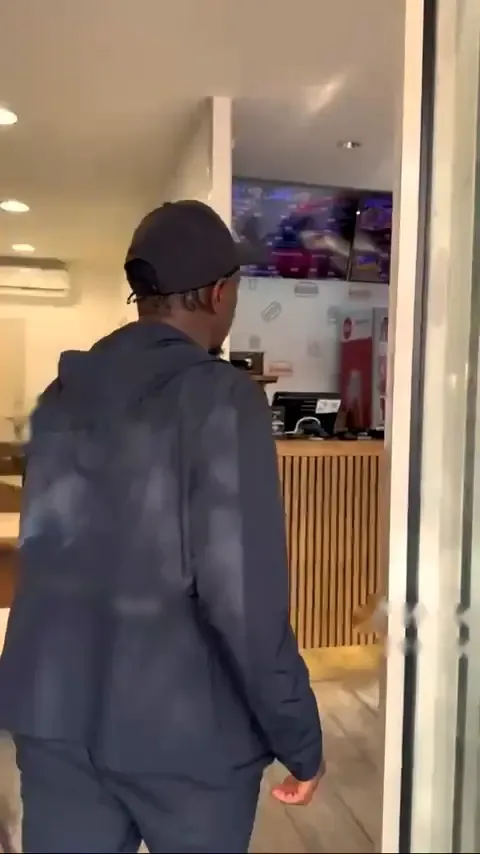
#> input picture video/vrais-sites/v01-crousty-lettres/assets/hero/f054.webp, 480 x 854 px
$ python flouter-marque.py ../assets/hero/f054.webp
#> lines starting #> are read from the running program, lines starting #| are printed output that depends on the picture; pictures that were not available may be replaced by others from this repository, and a replacement may not be noted
"""Floute l'inscription de marque imprimée dans le dos de la veste (vraies images de la vidéo du restaurant).

python3 -I video/vrais-sites/v01-crousty-lettres/scripts/flouter-marque.py [--apercu <dossier>]

Lancé à la fin de prepare-assets.py (donc une seule fois par régénération). Agit sur ../assets :
  hero/f054.webp … f084.webp, hero/fin.webp, hero/fin-personne.webp   (480 × 854, coordonnées de référence)
  entree/pNNNNN.webp   (1080 × 1920 : image idx du manifeste, agrandie × 2,25, puis × scale autour de (540, 807))
(final.webp n'est pas touché : la bande y mordrait sur « Fast-food · Bonneuil-sur-Marne », et l'inscription y est minuscule.)
Les bandes ont été relevées à la main sur presque chaque image (centre, longueur du texte, angle) et interpolées entre elles.
--apercu écrit des vignettes avec les bandes tracées en rouge au lieu de flouter (pour vérifier le suivi).
"""
import json
import os
import sys

from PIL import Image, ImageDraw, ImageFilter

HERE = os.path.dirname(os.path.abspath(__file__))
ASSETS = os.path.normpath(os.path.join(HERE, '..', 'assets'))

# idx de l'image de la vidéo : (cx, cy, longueur du texte, angle en degrés), en pixels de l'image 480 × 854
KEYS = {
    54: (100, 590, 150, 14), 56: (136, 582, 195, 13.5), 58: (185, 577, 225, 5), 59: (210, 582, 225, 4.7),
    60: (231, 595, 220, 0), 61: (243, 617, 215, -2), 62: (248, 635, 205, 0), 63: (245, 648, 190, 0),
    64: (235, 648, 180, 0), 65: (221, 643, 170, 0), 66: (216, 635, 170, 0), 67: (211, 625, 165, 2),
    69: (202, 619, 160, 7), 70: (204, 625, 155, 7), 71: (207, 635, 155, 10), 72: (210, 640, 155, 11),
    73: (216, 638, 152, 12), 74: (224, 636, 152, 10), 75: (228, 630, 152, 12), 76: (232, 627, 150, 11),
    77: (237, 623, 145, 11), 78: (248, 622, 140, 10), 79: (258, 625, 140, 11), 80: (262, 625, 140, 10),
    81: (275, 621, 145, 6), 82: (281, 615, 140, 5), 83: (292, 614, 140, 3), 84: (300, 615, 140, 0),
}
FIN = (305, 615, 145, 0)
RADIUS = 6  # flou gaussien, en pixels de l'image 480 × 854
PAD_W, BAND_H = 40, 40  # marge autour du texte (longueur) et hauteur de la bande floutée


def box_at(idx):
#> in blur_image, im is the input picture: PIL image 480x854 RGB; mean R, G, B 127, 110.8, 99.8
    ks = sorted(KEYS)
    if idx <= ks[0]:
        return KEYS[ks[0]]
    if idx >= ks[-1]:
        return KEYS[ks[-1]]
    for a, b in zip(ks, ks[1:]):
        if a <= idx <= b:
            u = (idx - a) / (b - a)
            return tuple(KEYS[a][j] + (KEYS[b][j] - KEYS[a][j]) * u for j in range(4))


def mask_for(size, box, k, feather):
    """Bande arrondie adoucie, tournée, à l'échelle k (taille de l'image / 480)."""
#> called with size = (480, 854), box = (100, 590, 150, 14), k = 1, feather = 3
    cx, cy, L, ang = box
    w, h = (L + PAD_W) * k, (BAND_H + (6 if abs(ang) > 12 else 0)) * k
    side = int(w * 1.2) + 8
    big = Image.new('L', (side, side), 0)
#> big: PIL image 236x236 L; every value is 0
    d = ImageDraw.Draw(big)
    bx = by = side / 2
    d.rounded_rectangle((bx - w / 2, by - h / 2, bx + w / 2, by + h / 2), radius=h / 2, fill=255)
    big = big.rotate(-ang, resample=Image.BICUBIC).filter(ImageFilter.GaussianBlur(feather))
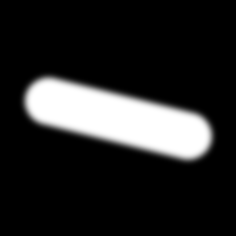
#> big: PIL image 236x236 L; min 0, max 255, mean 38.9
    m = Image.new('L', size, 0)
#> m: PIL image 480x854 L; every value is 0
    m.paste(big, (int(round(cx * k - bx)), int(round(cy * k - by))))
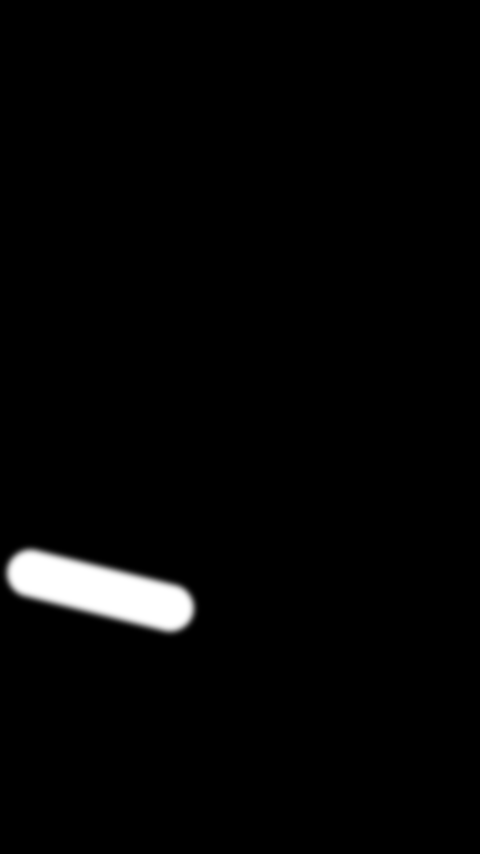
#> m: PIL image 480x854 L; min 0, max 255, mean 5.3
    return m


def blur_image(path, box, k, preview=None):
    im = Image.open(path)
    alpha = im.getchannel('A') if im.mode == 'RGBA' else None
    rgb = im.convert('RGB')
    m = mask_for(rgb.size, box, k, 3 * k)
    if preview:
        out = rgb.copy()
        red = Image.new('RGB', rgb.size, (255, 0, 0))
        out.paste(red, (0, 0), m.point(lambda v: v // 3))
        out.save(preview, quality=85)
        return
    soft = rgb.filter(ImageFilter.GaussianBlur(RADIUS * k))
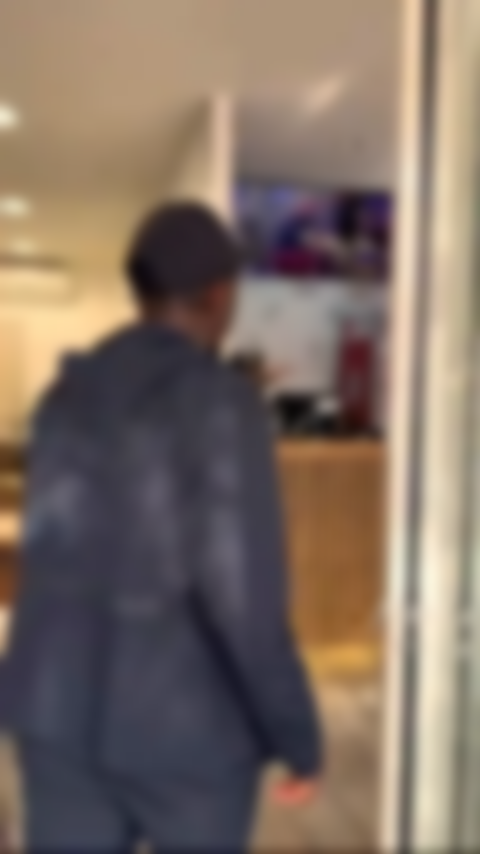
#> soft: PIL image 480x854 RGB; mean R, G, B 126.9, 110.7, 99.7
    rgb.paste(soft, (0, 0), m)
    if alpha is not None:
        rgb = rgb.convert('RGBA')
        rgb.putalpha(alpha)
        rgb.save(path, 'WEBP', quality=90, alpha_quality=90, method=6)
    else:
        rgb.save(path, 'WEBP', quality=80, method=6)


def to_screen(box, scale):
    """Boîte 480 × 854 → écran 1080 × 1920 (image × 2,25 décalée de −0,75, puis × scale autour de (540, 807,03))."""
    cx, cy, L, ang = box
    X, Y = cx * 2.25, cy * 2.25 - 0.75
    X, Y = 540 + (X - 540) * scale, 807.03 + (Y - 807.03) * scale
    k = 2.25 * scale
    return (X / k, Y / k, L, ang), k


def main():
    preview = None
    if '--apercu' in sys.argv:
        preview = sys.argv[sys.argv.index('--apercu') + 1]
        os.makedirs(preview, exist_ok=True)
    pv = lambda name: os.path.join(preview, name + '.jpg') if preview else None
    n = 0
    for idx in range(54, 85):
        blur_image(os.path.join(ASSETS, 'hero', f'f{idx:03d}.webp'), box_at(idx), 1, pv(f'f{idx:03d}'))
        n += 1
#> pass 2 of the loop in main, `for idx in range(54, 85):`:
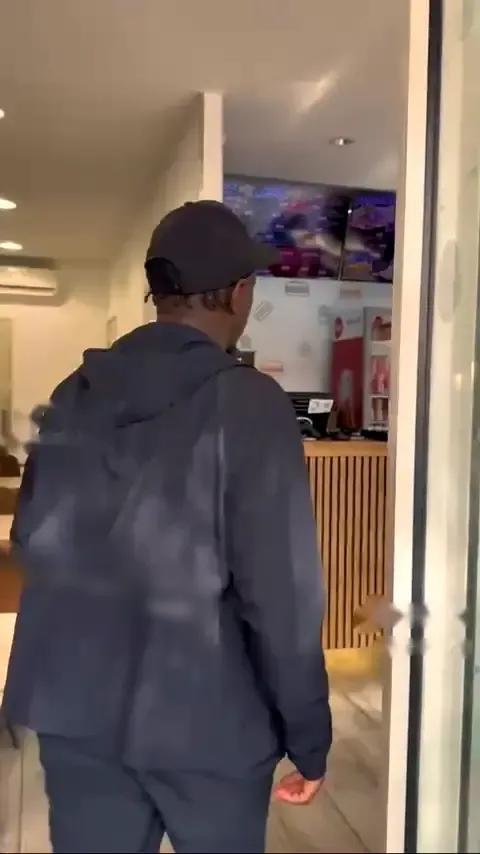
#> input picture video/vrais-sites/v01-crousty-lettres/assets/hero/f055.webp, 480 x 854 px
#> in blur_image, im is the input picture: PIL image 480x854 RGB; mean R, G, B 121.2, 105.7, 96.4
#> in mask_for (call 2), `m.paste(big, (int(round(cx * k - bx)), int(round(cy * k - by))))`:
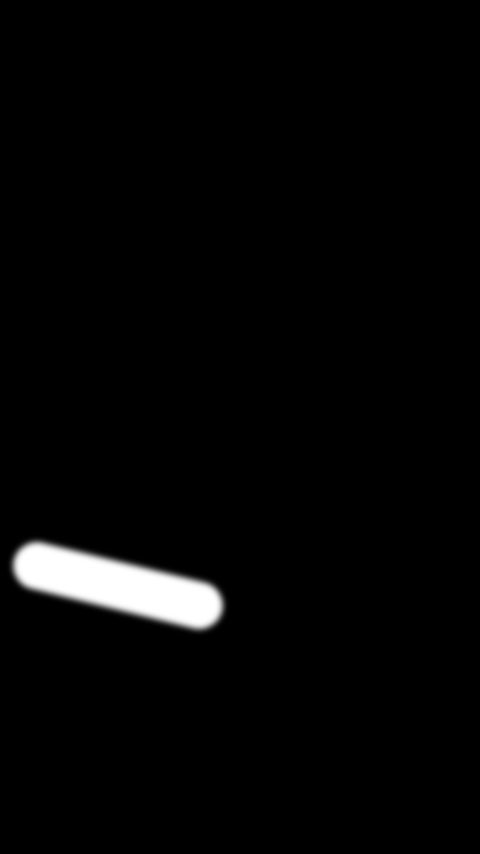
#> m: PIL image 480x854 L; min 0, max 255, mean 6
#> in blur_image (call 2), `soft = rgb.filter(ImageFilter.GaussianBlur(RADIUS * k))`:
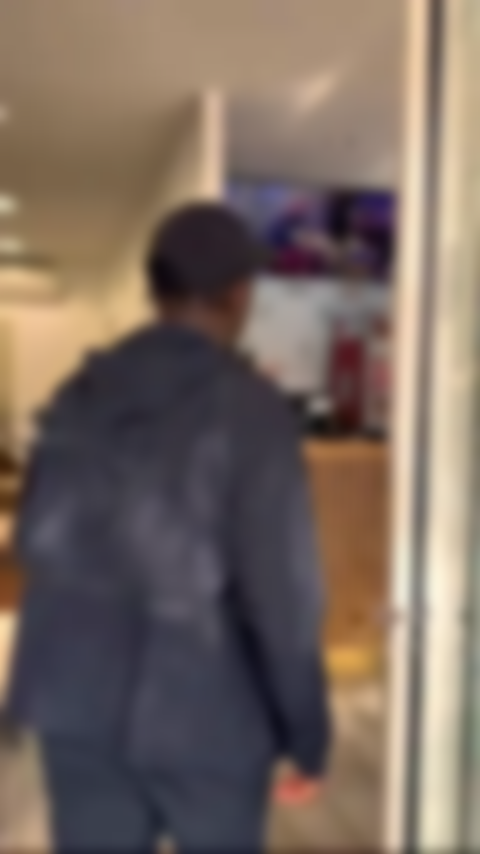
#> soft: PIL image 480x854 RGB; mean R, G, B 121, 105.6, 96.3
    blur_image(os.path.join(ASSETS, 'hero', 'fin.webp'), FIN, 1, pv('fin'))
    blur_image(os.path.join(ASSETS, 'hero', 'fin-personne.webp'), box_at(84), 1, pv('fin-personne'))
    man = json.load(open(os.path.join(ASSETS, 'entree.json')))
    for e in man:
        b, k = to_screen(box_at(e['idx']), e['scale'])
        blur_image(os.path.join(ASSETS, 'entree', e['file'] + '.webp'), b, k, pv(e['file']))
        n += 1
    print('marque floutée sur', n + 2, 'images' + (' (aperçu)' if preview else ''))


#> (the run stopped early here; a loop or call above may not have finished)
